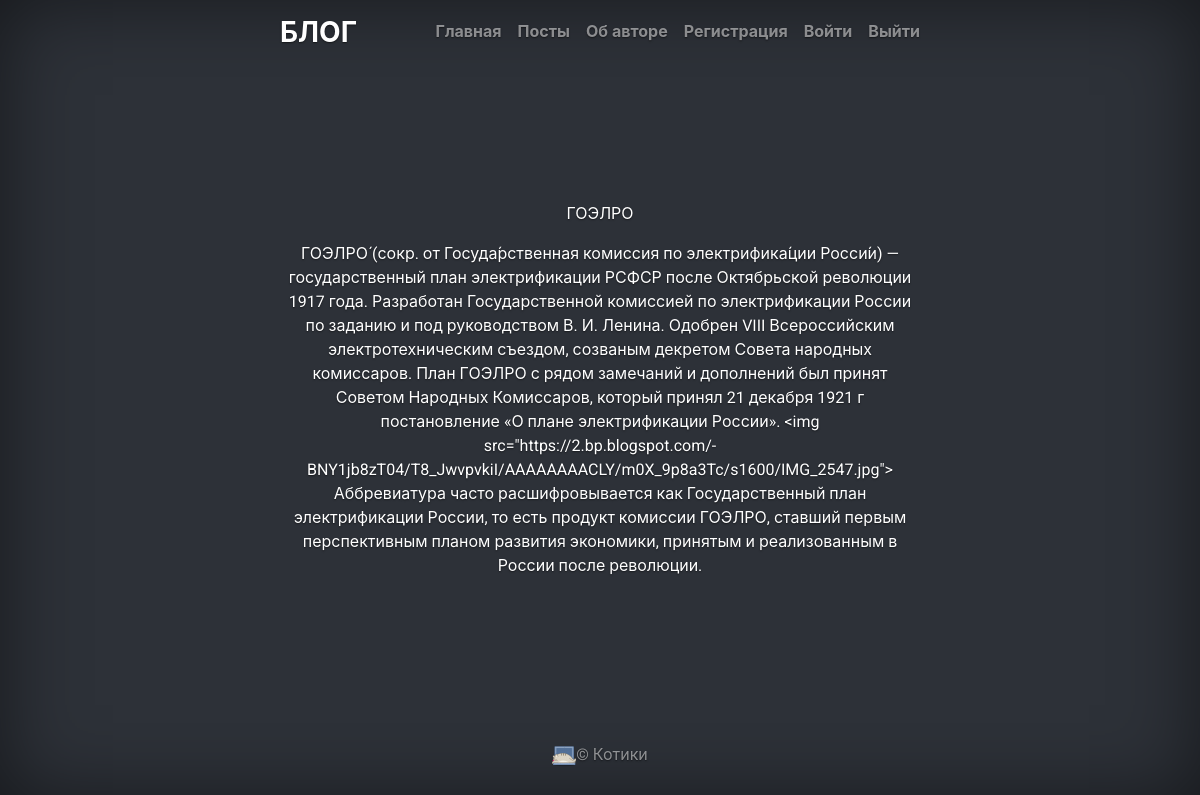
The app's page /posts/ГОЭЛРО (signed in) with its own data.
### app/models.py (models this page shows, shortened)
class Post(db.Model):
    id = db.Column(db.Integer, primary_key=True)
    title = db.Column(db.String(140))
    slug = db.Column(db.String(140), unique=True)
    body = db.Column(db.Text)
    created = db.Column(db.DateTime, default=datetime.now())
    tags = db.relationship('Tag', secondary=post_tags, backref=db.backref('posts', lazy='dynamic'))

### posts/blueprint.py (the view)
@posts.route('/<slug>')
@login_required
def post_detail(slug):
    post = Post.query.filter(Post.slug==slug).first()
    return render_template('posts/post_detail.html', post=post)

### app/models.py (called while the page is built)
@login.user_loader
def load_user(id):
    return User.query.get(int(id))

### posts/templates/posts/post_detail.html
{% extends "base.html" %}
{% block content %}
    <p>{{ post.title }}</p>
   <p>{{ post.body }}</p>
{% endblock %}

### app/templates/base.html (shortened to what this page needs)
<!doctype html>
<html lang="ru">
  <head>
    <link rel="stylesheet" href="https://stackpath.bootstrapcdn.com/bootstrap/4.1.3/css/bootstrap.min.css">
    <link href="{{ url_for('static', filename='css/cover.css') }}" rel="stylesheet" type="text/css">
  </head>
  <body class="text-center">
    <div class="cover-container d-flex w-100 h-100 p-3 mx-auto flex-column">
      <header class="masthead mb-auto">
        <div class="inner">
          <h3 class="masthead-brand"><strong>БЛОГ</strong></h3>
          <nav class="nav nav-masthead justify-content-center">
            <a class="nav-link {% if active1 %} active {% else %} {% endif %}" href="{{ url_for('index') }}">Главная</a>
            <a class="nav-link {% if active2 %} active {% else %} {% endif %}" href="{{ url_for('posts.index') }}">Посты</a>
            <a class="nav-link {% if active3 %} active {% else %} {% endif %}" href="/about">Об авторе</a>
            <a class="nav-link {% if active4 %} active {% else %} {% endif %}" href="/register">Регистрация</a>
            <a class="nav-link {% if active5 %} active {% else %} {% endif %}" href="/login">Войти</a>
            <a class="nav-link {% if active6 %} active {% else %} {% endif %}" href="{{ url_for('logout') }}">Выйти</a>
          </nav>
        </div>
      </header>
      <main clas="container">
        {% block content %}{% endblock %}
      </main>
      <footer class="mastfoot mt-auto">
        <div class="inner">
          <p><img src="{{ url_for('static', filename='img/cat-laptop-icon.png') }}">&copy; Котики </p>
        </div>
      </footer>
    </div>
  </body>
</html>

### app/static/css/cover.css (style rules this page uses)
a, a:focus, a:hover { color: #fff; }
html, body { height: 100%; background-color: rgb(45,49,56); }
body { font-family: 'Roboto', -apple-system, system-ui, BlinkMacSystemFont, "Segoe UI", Roboto, "Helvetica Neue", Arial, sans-serif; display: -ms-flexbox; display: flex; color: #fff; text-shadow: 0 .05rem .1rem rgba(0, 0, 0, .5); box-shadow: inset 0 0 5rem rgba(0, 0, 0, .5); }
.cover-container { max-width: 42em; }
.masthead { margin-bottom: 2rem; }
.masthead-brand { margin-bottom: 0; }
.nav-masthead .nav-link { padding: .25rem 0; font-weight: 700; color: rgba(255, 255, 255, .5); background-color: transparent; border-bottom: .25rem solid transparent; }
.nav-masthead .nav-link + .nav-link { margin-left: 1rem; }
@media (min-width: 48em) { .masthead-brand { float: left; } }
@media (min-width: 48em) { .nav-masthead { float: right; } }
.mastfoot { color: rgba(255, 255, 255, .5); }

### records on screen
Post: title "ГОЭЛРО", body "ГОЭЛРО́ (сокр. от Госуда́рственная комиссия по электрифика́ции Росси́и) — государственный план электрификации РСФСР после Октябрьской революции 1917 года. Разработан Государственной комиссией по электрификации России по заданию и под руководством В. И. Ленина. Одобрен VIII Всероссийским электротехническим съездом, созваным декретом Совета народных комиссаров. План ГОЭЛРО с рядом замечаний и дополнений был принят Советом Народных Комиссаров, который принял 21 декабря 1921 г постановление «О плане электрификации России». <img src=\"https://2.bp.blogspot.com/-BNY1jb8zT04/T8_JwvpvkiI/AAAAAAAACLY/m0X_9p8a3Tc/s1600/IMG_2547.jpg\"> Аббревиатура часто расшифровывается как Государственный план…"
